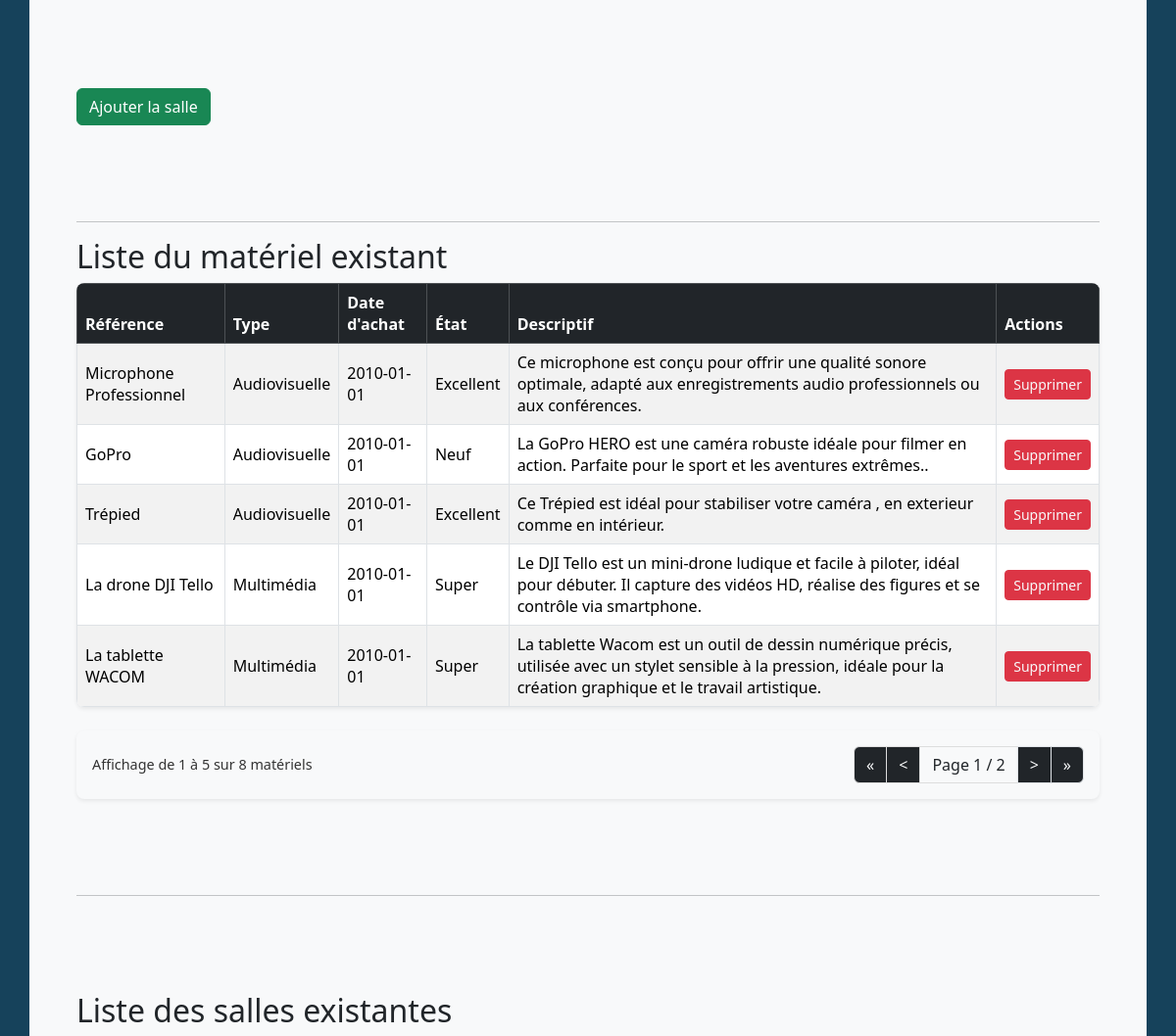
Before: /php/admin_ajouter.php (signed in, middle part) with the older database file.
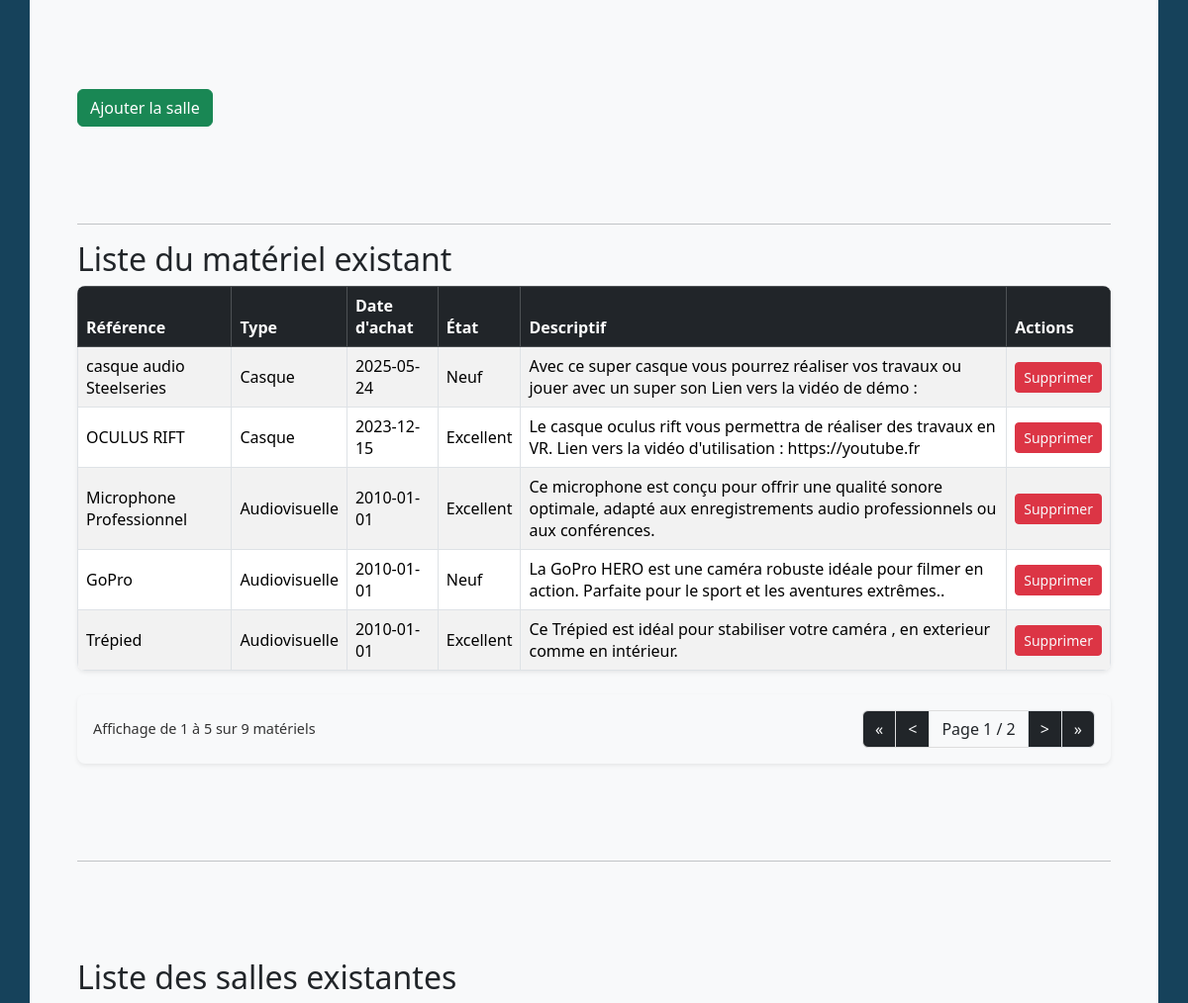
After: the same page with the newer database file.
### tables this page shows
CREATE TABLE `materiel` (
  `ID_materiel` int(11) NOT NULL,
  `Reference` varchar(100) DEFAULT NULL,
  `Type` varchar(100) DEFAULT NULL,
  `Date_achat` date DEFAULT NULL,
  `Etat_global` varchar(100) DEFAULT NULL,
  `Descriptif` varchar(250) DEFAULT NULL
);

### php/admin_ajouter.php (the view, shortened to what this page needs)
<?php
if ($_SESSION['role'] == 'admin') {
    include "../include/navbaradmin.php";
} elseif ($_SESSION['role'] == 'etudiant' || $_SESSION['role'] == 'enseignant') {
    include "../include/navbar.php";
} elseif ($_SESSION['role'] == 'agent') {
    include "../include/navbar.php";
} else {
    include "../include/navbar.php";
}
include "../include/AdminHero.php";
include "../configdb/connexion.php";
$max_per_page = 5;
$page_materiel = isset($_GET['page_materiel']) ? max(1, intval($_GET['page_materiel'])) : 1;
$total_materiel = $pdo->query("SELECT COUNT(*) FROM materiel")->fetchColumn();
$total_pages_materiel = ceil($total_materiel / $max_per_page);
$offset_materiel = ($page_materiel - 1) * $max_per_page;
$materiels = $pdo->query("SELECT * FROM materiel ORDER BY ID_materiel DESC LIMIT $max_per_page OFFSET $offset_materiel")->fetchAll();
$page_salle = isset($_GET['page_salle']) ? max(1, intval($_GET['page_salle'])) : 1;
?>
<!DOCTYPE html>
<html lang="fr">
<head>
    <link rel="stylesheet" href="../css/Admin.css">
    <link href="https://cdn.jsdelivr.net/npm/bootstrap@5.3.5/dist/css/bootstrap.min.css" rel="stylesheet">
</head>
<body class="bg-bleu">
<div class="container mt-5 bg-light p-5 rounded-3">
    <form method="post" enctype="multipart/form-data">
    <section class="extra-space"></section>
    <button type="submit" name="ajout_salle" class="btn btn-success">Ajouter la salle</button>
    </form>
    <section class="extra-space"></section>
    <hr>
    <h2>Liste du matériel existant</h2>
    <table class="table table-bordered table-striped align-middle shadow-sm rounded-3 overflow-hidden">
        <thead class="table-dark">
            <tr>
                <th>Référence</th>
                <th>Type</th>
                <th>Date d'achat</th>
                <th>État</th>
                <th>Descriptif</th>
                <th>Actions</th>
            </tr>
        </thead>
        <tbody>
            <?php foreach ($materiels as $m): ?>
                <tr>
                    <td><?= htmlspecialchars($m['Reference']) ?></td>
                    <td><?= htmlspecialchars($m['Type']) ?></td>
                    <td><?= htmlspecialchars($m['Date_achat']) ?></td>
                    <td><?= htmlspecialchars($m['Etat_global']) ?></td>
                    <td><?= htmlspecialchars($m['Descriptif']) ?></td>
                    <td>
                        <form method="post" onsubmit="return confirm('Supprimer ce matériel ?');" style="display:inline;">
                            <button type="submit" name="supprimer_materiel" class="btn btn-danger text-light btn-sm">Supprimer</button>
                        </form>
                    </td>
                </tr>
            <?php endforeach; ?>
        </tbody>
    </table>
    <div class="pagination-container d-flex justify-content-between align-items-center mt-4 mb-4 p-3 bg-light rounded-3 shadow-sm">
        <div class="pagination-info">
            <?php
            $startIndex = $total_materiel ? $offset_materiel + 1 : 0;
            $endIndex = min($offset_materiel + $max_per_page, $total_materiel);
            ?>
            Affichage de <?= $startIndex ?> à <?= $endIndex ?> sur <?= $total_materiel ?> matériels
        </div>
        <nav aria-label="Pagination matériel">
            <ul class="pagination mb-0">
                <li class="page-item<?= ($page_materiel == 1) ? ' disabled' : '' ?>">
                    <a class="page-link bg-dark text-light" href="?page_materiel=1&page_salle=<?= $page_salle ?>#" aria-label="Première page">&laquo;</a>
                </li>
                <li class="page-item<?= ($page_materiel == 1) ? ' disabled' : '' ?>">
                    <a class="page-link bg-dark text-light" href="?page_materiel=<?= max(1, $page_materiel-1) ?>&page_salle=<?= $page_salle ?>#" aria-label="Page précédente">&lt;</a>
                </li>
                <li class="page-item disabled"><span class="page-link bg-light text-dark">Page <?= $page_materiel ?> / <?= $total_pages_materiel ?></span></li>
                <li class="page-item<?= ($page_materiel == $total_pages_materiel) ? ' disabled' : '' ?>">
                    <a class="page-link bg-dark text-light" href="?page_materiel=<?= min($total_pages_materiel, $page_materiel+1) ?>&page_salle=<?= $page_salle ?>#" aria-label="Page suivante">&gt;</a>
                </li>
                <li class="page-item<?= ($page_materiel == $total_pages_materiel) ? ' disabled' : '' ?>">
                    <a class="page-link bg-dark text-light" href="?page_materiel=<?= $total_pages_materiel ?>&page_salle=<?= $page_salle ?>#" aria-label="Dernière page">&raquo;</a>
                </li>
            </ul>
        </nav>
    </div>
    <section class="extra-space"></section>
    <hr>
    <section class="extra-space"></section>
    <h2>Liste des salles existantes</h2>
</div>
</body>
</html>
<?php include "../include/footer.php"; ?>

### include/navbaradmin.php (shortened to what this page needs)
<head>
<link rel="stylesheet" href="../css/style.css">
<link href="https://cdn.jsdelivr.net/npm/bootstrap@5.3.5/dist/css/bootstrap.min.css" rel="stylesheet">
</head>
<body>
</body>

### include/AdminHero.php (shortened to what this page needs)
<link rel="stylesheet" href="../css/AdminHero.css">
<link href="https://cdn.jsdelivr.net/npm/bootstrap@5.3.5/dist/css/bootstrap.min.css" rel="stylesheet">

### include/footer.php (shortened to what this page needs)
<link href="https://cdn.jsdelivr.net/npm/bootstrap@5.3.5/dist/css/bootstrap.min.css" rel="stylesheet">
<link rel="stylesheet" href="https://cdnjs.cloudflare.com/ajax/libs/font-awesome/6.0.0/css/all.min.css">

### css/style.css (style rules this page uses)
.extra-space { margin-top: 50px; }
a { text-decoration: none; }
.pagination-container { background: white; padding: 1rem; border-radius: 8px; box-shadow: 0 2px 4px rgba(0,0,0,0.1); }

### css/AdminHero.css (style rules this page uses)
.extra-space { margin-bottom: 1rem; }

### css/Admin.css (style rules this page uses)
.tab-pane, .bg-light, .container { overflow: visible !important; position: relative; }
.bg-bleu { background-color: #16425B; }
:root { --primary-color: #16425B; --secondary-color: #e3f2fd; --border-color: #ddd; --text-color: #333; --weekend-color: #f0f0f0; --hover-color: #e9ecef; --shadow-color: rgba(0, 0, 0, 0.1); }
.extra-space { height: 2rem; }
.btn { padding: 0.5rem 1rem; font-weight: 500; transition: all 0.2s ease; }
.pagination-container { background: white; padding: 1rem; border-radius: 8px; box-shadow: 0 2px 4px var(--shadow-color); }
.pagination-info { color: var(--text-color); font-size: 0.9rem; }
.pagination { margin: 0; }
.page-link { color: var(--primary-color); border: 1px solid var(--border-color); padding: 0.5rem 1rem; transition: all 0.2s ease; }
.page-item.disabled .page-link { color: #6c757d; pointer-events: none; background-color: #fff; border-color: var(--border-color); }
body { min-height: 100vh; display: flex; flex-direction: column; }

Changed rows visible on the page:
no longer on this page (row unchanged): materiel: Reference "La drone DJI Tello", Type "Multimédia", Date_achat "2010-01-01", Etat_global "Super", Descriptif "Le DJI Tello est un mini-drone ludique et facile à piloter, idéal pour débuter. Il capture des vidéos HD, réalise des figures et se contrôle via smartphone."
no longer on this page (row unchanged): materiel: Reference "La tablette WACOM", Type "Multimédia", Date_achat "2010-01-01", Etat_global "Super", Descriptif "La tablette Wacom est un outil de dessin numérique précis, utilisée avec un stylet sensible à la pression, idéale pour la création graphique et le travail artistique."
added materiel: Reference "casque audio Steelseries", Type "Casque", Date_achat "2025-05-24", Etat_global "Neuf", Descriptif "Avec ce super casque vous pourrez réaliser vos travaux ou jouer avec un super son Lien vers la vidéo de démo :"
added materiel: Reference "OCULUS RIFT", Type "Casque", Date_achat "2023-12-15", Etat_global "Excellent", Descriptif "Le casque oculus rift vous permettra de réaliser des travaux en VR. Lien vers la vidéo d'utilisation : https://youtube.fr"
Other visible differences:
$total_materiel: "8" → "9"
